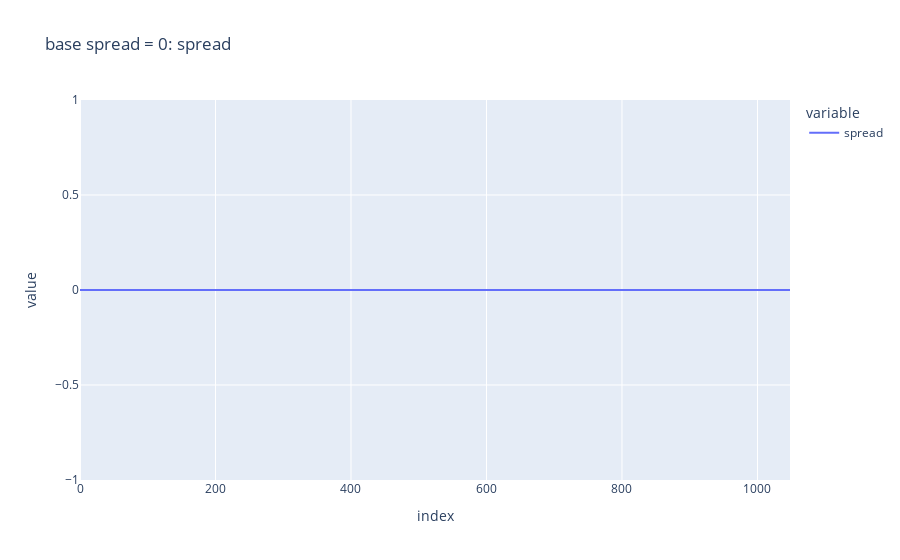

The notebook cell saved with this chart:
### Code cell
spread_values = pd.DataFrame(
    data={'spread': (
        no_spread_result_df[['noSpread_m0_ask_price']].values
        - no_spread_result_df[['noSpread_m0_bid_price']].values 
    ).flatten()}
)
spread_values.plot(title='base spread = 0: spread')

### Figure 1 — Plotly figure (JSON) as saved in the notebook; plotly's stock layout.template omitted (floating-point values rounded to 4 significant figures; data arrays with more than 128 entries replaced by an {"elided": "..."} marker saying what was removed)
{"data": [{"hovertemplate": "variable=spread<br>index=%{x}<br>value=%{y}<extra></extra>", "legendgroup": "spread", "line": {"color": "#636efa", "dash": "solid"}, "marker": {"symbol": "circle"}, "mode": "lines", "name": "spread", "showlegend": true, "type": "scattergl", "x": {"elided": "1049 int values"}, "xaxis": "x", "y": {"elided": "1049 int values"}, "yaxis": "y"}], "layout": {"legend": {"title": {"text": "variable"}, "tracegroupgap": 0}, "title": {"text": "base spread = 0: spread"}, "xaxis": {"anchor": "y", "domain": [0, 1], "title": {"text": "index"}}, "yaxis": {"anchor": "x", "domain": [0, 1], "title": {"text": "value"}}}}
